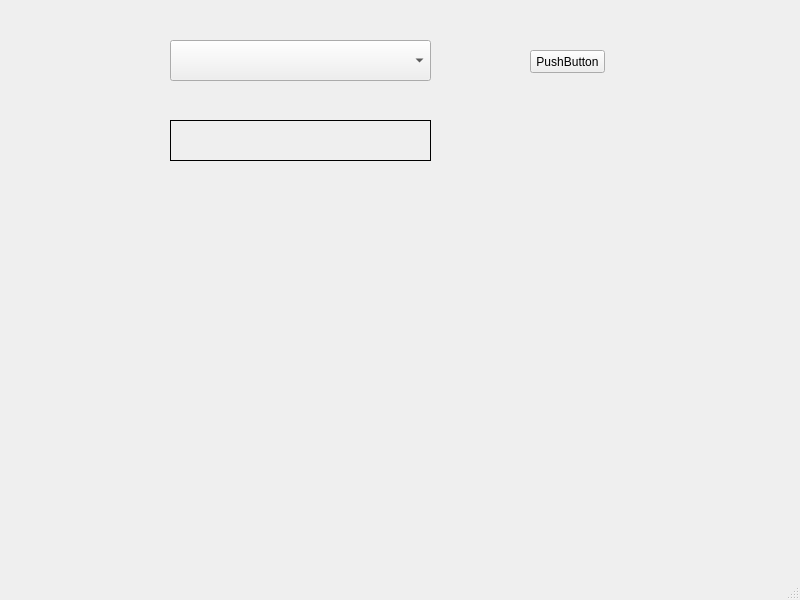
<?xml version="1.0" encoding="UTF-8"?>
<ui version="4.0">
 <class>MainWindow</class>
 <widget class="QMainWindow" name="MainWindow">
  <property name="geometry">
   <rect>
    <x>0</x>
    <y>0</y>
    <width>800</width>
    <height>600</height>
   </rect>
  </property>
  <property name="windowTitle">
   <string>MainWindow</string>
  </property>
  <widget class="QWidget" name="centralwidget">
   <widget class="QComboBox" name="comboBox">
    <property name="geometry">
     <rect>
      <x>170</x>
      <y>40</y>
      <width>261</width>
      <height>41</height>
     </rect>
    </property>
   </widget>
   <widget class="QPushButton" name="pushButton">
    <property name="geometry">
     <rect>
      <x>530</x>
      <y>50</y>
      <width>75</width>
      <height>23</height>
     </rect>
    </property>
    <property name="text">
     <string>PushButton</string>
    </property>
   </widget>
   <widget class="QLabel" name="label">
    <property name="geometry">
     <rect>
      <x>170</x>
      <y>120</y>
      <width>261</width>
      <height>41</height>
     </rect>
    </property>
    <property name="frameShape">
     <enum>QFrame::Box</enum>
    </property>
    <property name="text">
     <string/>
    </property>
   </widget>
  </widget>
  <widget class="QMenuBar" name="menubar">
   <property name="geometry">
    <rect>
     <x>0</x>
     <y>0</y>
     <width>800</width>
     <height>21</height>
    </rect>
   </property>
  </widget>
  <widget class="QStatusBar" name="statusbar"/>
 </widget>
 <resources/>
 <connections/>
</ui>
